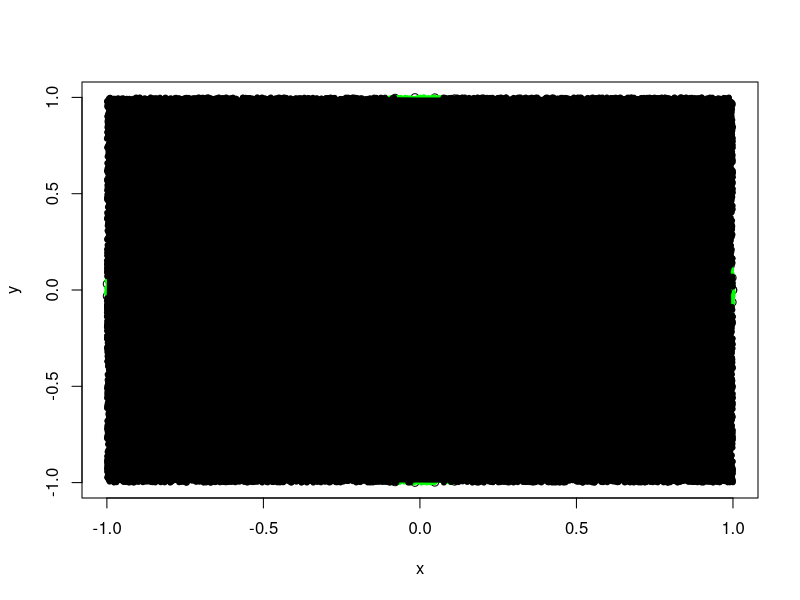

Reproduce this figure in R.
#circle
data <- seq(0,2*pi,length.out = 100)
x<- cos(data)
y<- sin(data)
plot (x,y)
x <- seq(-1,1,length.out = 1000)

#throw n darts
n <- 100000
dx <- runif(n,-1,1)
dy <- runif(n,-1,1)
ix <- which(dx^2 + dy^2 <= 1 )
points(dx[ix], dy [ix], col='green', pch=20)
points(dx[-ix], dy [-ix], 'orange', pch=20)
4*length(ix)/n
